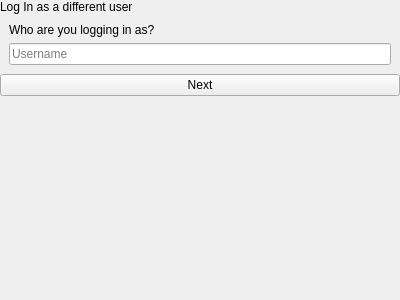
<?xml version="1.0" encoding="UTF-8"?>
<ui version="4.0">
 <class>DifferentUserPopover</class>
 <widget class="QWidget" name="DifferentUserPopover">
  <property name="geometry">
   <rect>
    <x>0</x>
    <y>0</y>
    <width>400</width>
    <height>300</height>
   </rect>
  </property>
  <property name="windowTitle">
   <string notr="true">Form</string>
  </property>
  <layout class="QVBoxLayout" name="verticalLayout_2">
   <property name="spacing">
    <number>0</number>
   </property>
   <property name="leftMargin">
    <number>0</number>
   </property>
   <property name="topMargin">
    <number>0</number>
   </property>
   <property name="rightMargin">
    <number>0</number>
   </property>
   <property name="bottomMargin">
    <number>0</number>
   </property>
   <item>
    <widget class="tTitleLabel" name="titleLabel">
     <property name="text">
      <string>Log In as a different user</string>
     </property>
    </widget>
   </item>
   <item>
    <layout class="QVBoxLayout" name="verticalLayout">
     <property name="spacing">
      <number>6</number>
     </property>
     <property name="leftMargin">
      <number>9</number>
     </property>
     <property name="topMargin">
      <number>9</number>
     </property>
     <property name="rightMargin">
      <number>9</number>
     </property>
     <property name="bottomMargin">
      <number>9</number>
     </property>
     <item>
      <widget class="QLabel" name="label">
       <property name="text">
        <string>Who are you logging in as?</string>
       </property>
       <property name="wordWrap">
        <bool>true</bool>
       </property>
      </widget>
     </item>
     <item>
      <widget class="QLineEdit" name="usernameEdit">
       <property name="placeholderText">
        <string>Username</string>
       </property>
      </widget>
     </item>
    </layout>
   </item>
   <item>
    <widget class="QPushButton" name="nextButton">
     <property name="text">
      <string>Next</string>
     </property>
    </widget>
   </item>
   <item>
    <spacer name="verticalSpacer">
     <property name="orientation">
      <enum>Qt::Vertical</enum>
     </property>
     <property name="sizeHint" stdset="0">
      <size>
       <width>20</width>
       <height>189</height>
      </size>
     </property>
    </spacer>
   </item>
  </layout>
 </widget>
 <customwidgets>
  <customwidget>
   <class>tTitleLabel</class>
   <extends>QLabel</extends>
   <header location="global">ttitlelabel.h</header>
   <slots>
    <signal>backButtonClicked()</signal>
   </slots>
  </customwidget>
 </customwidgets>
 <resources/>
 <connections>
  <connection>
   <sender>usernameEdit</sender>
   <signal>returnPressed()</signal>
   <receiver>nextButton</receiver>
   <slot>click()</slot>
   <hints>
    <hint type="sourcelabel">
     <x>117</x>
     <y>60</y>
    </hint>
    <hint type="destinationlabel">
     <x>120</x>
     <y>92</y>
    </hint>
   </hints>
  </connection>
 </connections>
</ui>
